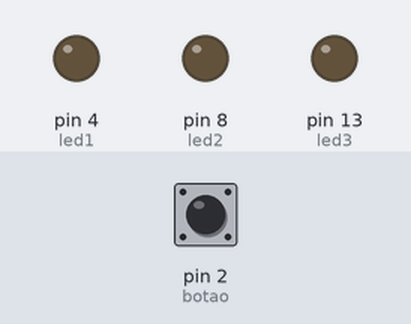
The sketch below on a simulated Arduino Uno, built with avr-gcc and run on an emulated ATmega328P. Shown: output pins drawn as LEDs (lit = HIGH). The test bench sets the inputs (shaded band); at power-on: pin 2 (botao) LOW.

Above: at 1.2 s.
1.3 s: pin 2 (botao) pulled HIGH for 0.15 s
At 1.6 s:
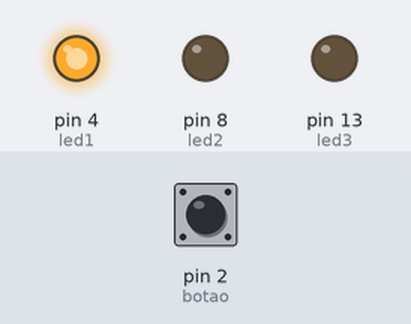
2.9 s: pin 2 (botao) pulled HIGH for 1 s
At 3.5 s:
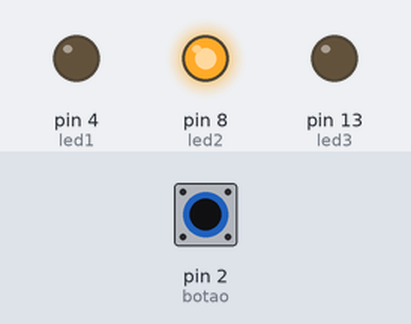
5.4 s: pin 2 (botao) pulled HIGH for 0.15 s
At 5.9 s:
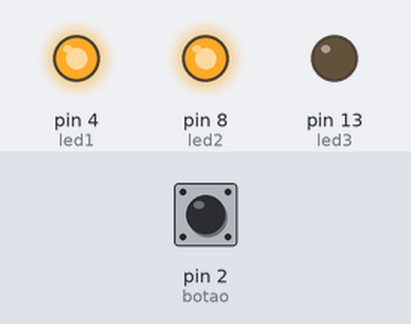
7.0 s: pin 2 (botao) pulled HIGH for 3.2 s
At 7.8 s:
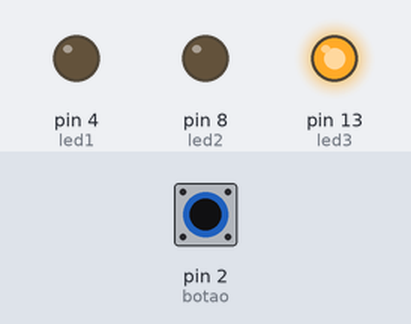
11.7 s: pin 2 (botao) pulled HIGH for 0.15 s
At 12.9 s:
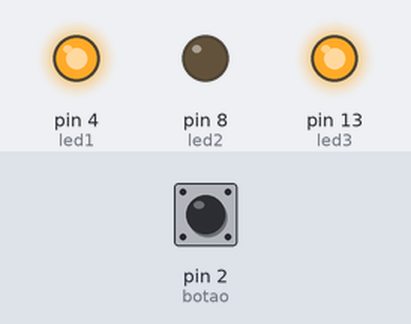
13.3 s: pin 2 (botao) pulled HIGH for 1 s
At 13.8 s:
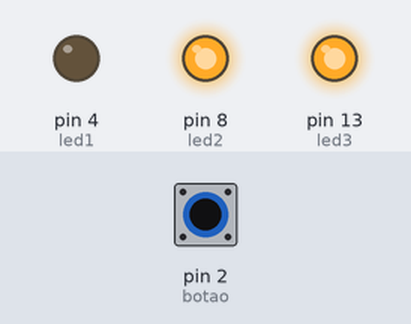
Timing chart, 0 to 16.3 s (numbered marks = the images above; inputs shaded):
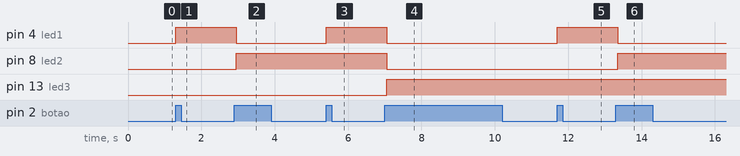

The sketch:

desafioextra.ino
```cpp
#define led1 4
#define led2 8
#define led3 13
#define botao 2
int contador = 0;
void setup()
{
  pinMode(led3, OUTPUT);
  pinMode(led2, OUTPUT);
  pinMode(led1, OUTPUT);
  pinMode(botao, INPUT);
}

void loop()
{

  if(digitalRead(botao)==HIGH){
  contador++;

    switch(contador){
    case 1:
        digitalWrite(led3, LOW);
        digitalWrite(led2, LOW);
      	digitalWrite(led1, HIGH);

      break;
     case 2:
        digitalWrite(led3, LOW);
        digitalWrite(led2, HIGH);
      	digitalWrite(led1, LOW);

      break;
      case 3:
        digitalWrite(led3, LOW);
        digitalWrite(led2, HIGH);
      	digitalWrite(led1, HIGH);

      break;
      case 4:
        digitalWrite(led3, HIGH);
        digitalWrite(led2, LOW);
      	digitalWrite(led1, LOW);

      break;
        case 5:
        digitalWrite(led3, HIGH);
        digitalWrite(led2, LOW);
      	digitalWrite(led1, HIGH);

      break;
      case 6:
        digitalWrite(led3, HIGH);
        digitalWrite(led2, HIGH);
      	digitalWrite(led1, LOW);

      break;
       case 7:
        digitalWrite(led3, HIGH);
        digitalWrite(led2, HIGH);
      	digitalWrite(led1, HIGH);

      break;
      default:
      	digitalWrite(led3, LOW);
        digitalWrite(led2, LOW);
      	digitalWrite(led1, LOW);
      contador=0;

      break;
    }
  }
  while (digitalRead(botao)==HIGH){

  }
  delay(100);
}
```

Measured:
- after the input at 1.3 s, pin 4 (led1): LOW → HIGH at once
- after the input at 2.9 s, pin 4 (led1): HIGH → LOW after 0.05 s; pin 8 (led2): LOW → HIGH after 0.05 s
- after the input at 5.4 s, pin 4 (led1): LOW → HIGH at once
- after the input at 7.0 s, pin 4 (led1), pin 8 (led2): HIGH → LOW after 0.05 s; pin 13 (led3): LOW → HIGH after 0.05 s
- after the input at 11.7 s, pin 4 (led1): LOW → HIGH at once
- after the input at 13.3 s, pin 4 (led1): HIGH → LOW after 0.05 s; pin 8 (led2): LOW → HIGH after 0.05 s
